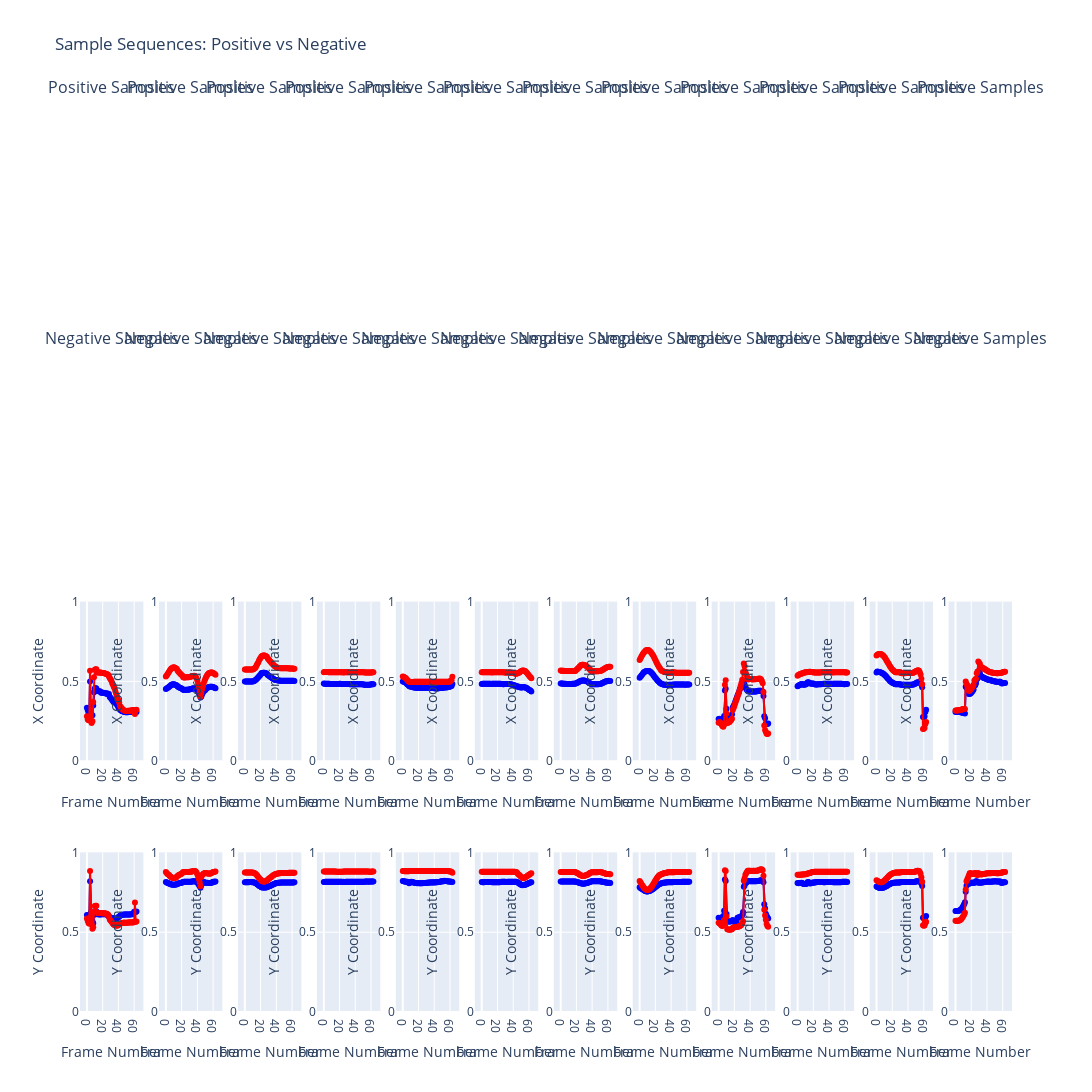

The notebook cell this image was saved under:
### Code cell
plot_sample_sequences(sequences, labels, num_samples=12)
